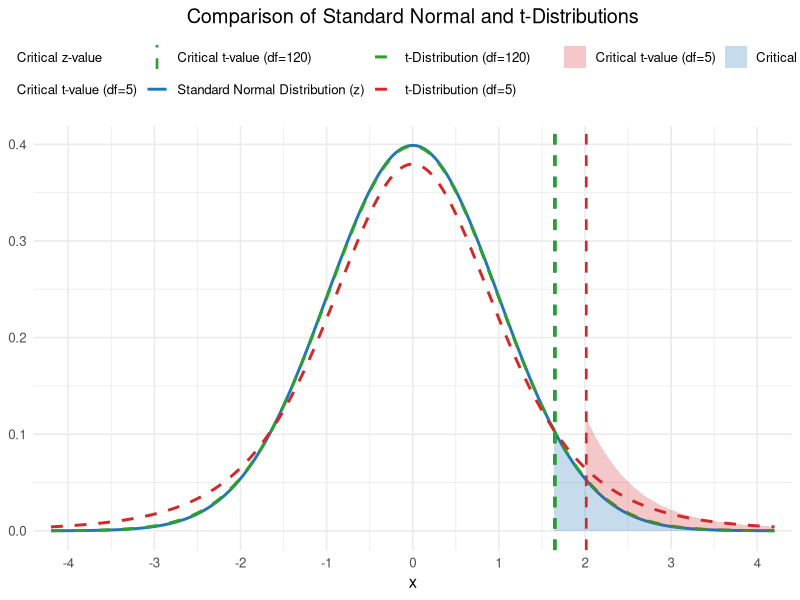
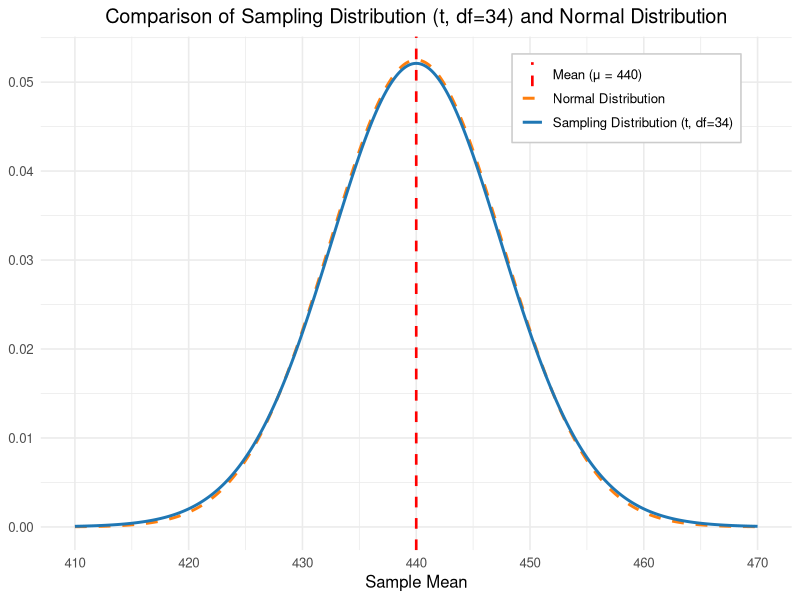
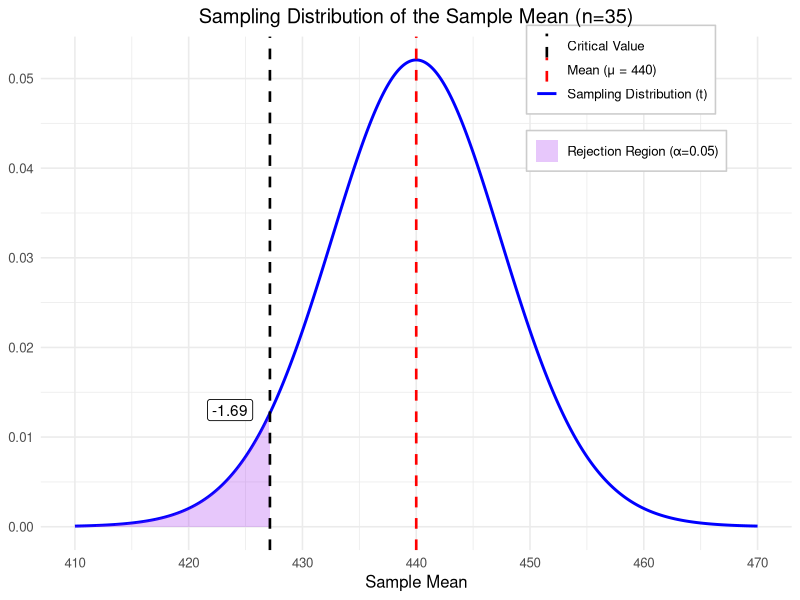

Write the R code that produced these figures, in order.
## ---- chunk 1
#| echo: false
#| message: false
#| warning: false
#| fig-cap: "Fig 8.1: Comparison of Standard Normal and t-Distributions"
#| fig-align: center
#| fig-width: 7
#| fig-height: 4.5

library(ggplot2)

alpha <- 0.05
df1 <- 5
df2 <- 120

# labels (so we can reuse them consistently)
lab_z  <- "Standard Normal Distribution (z)"
lab_t1 <- paste0("t-Distribution (df=", df1, ")")
lab_t2 <- paste0("t-Distribution (df=", df2, ")")

lab_cz  <- "Critical z-value"
lab_ct1 <- paste0("Critical t-value (df=", df1, ")")
lab_ct2 <- paste0("Critical t-value (df=", df2, ")")

x <- seq(-4.2, 4.2, by = 0.001)

# critical values (right tail)
z_crit  <- qnorm(1 - alpha)
t1_crit <- qt(1 - alpha, df = df1)
t2_crit <- qt(1 - alpha, df = df2)

# densities
dens <- rbind(
  data.frame(x = x, y = dnorm(x),            series = lab_z),
  data.frame(x = x, y = dt(x, df = df1),     series = lab_t1),
  data.frame(x = x, y = dt(x, df = df2),     series = lab_t2)
)

# shade right tails (like your picture: shade z and df=5)
shade <- rbind(
  data.frame(x = x[x >= z_crit],  y = dnorm(x[x >= z_crit]),        fill_series = lab_cz),
  data.frame(x = x[x >= t1_crit], y = dt(x[x >= t1_crit], df = df1), fill_series = lab_ct1)
)

# vertical lines for critical values
vlines <- data.frame(
  x = c(z_crit, t1_crit, t2_crit),
  line_series = factor(c(lab_cz, lab_ct1, lab_ct2),
                       levels = c(lab_cz, lab_ct1, lab_ct2))
)

# colors (close to the reference)
dist_cols  <- setNames(c("#1f77b4", "#d62728", "#2ca02c"), c(lab_z, lab_t1, lab_t2))
vline_cols <- setNames(c("#1f77b4", "#d62728", "#2ca02c"), c(lab_cz, lab_ct1, lab_ct2))
fill_cols  <- setNames(c("#1f77b4", "#d62728"), c(lab_cz, lab_ct1))

# One combined color scale so curves + vlines share the same legend "Color"
all_color_values <- c(dist_cols, vline_cols)

ggplot() +
  # curves
  geom_line(
    data = dens,
    aes(x = x, y = y, color = series, linetype = series),
    linewidth = 1
  ) +
  # shaded tails
  geom_area(
    data = shade,
    aes(x = x, y = y, fill = fill_series),
    alpha = 0.25
  ) +
  # critical value lines
  geom_vline(
    data = vlines,
    aes(xintercept = x, color = line_series, linetype = line_series),
    linewidth = 0.9
  ) +
  # axes/labels
  labs(
    title = "Comparison of Standard Normal and t-Distributions",
    x = "x",
    y = NULL,
    color = NULL,
    linetype = NULL,
    fill = NULL
  ) +
  coord_cartesian(xlim = c(-4, 4)) +
  scale_x_continuous(breaks = seq(-4, 4, by = 1)) +
  theme_minimal(base_size = 12) +
  theme(
    legend.position = "top",
    plot.title = element_text(hjust = 0.5)
  ) +
  # manual scales
  scale_color_manual(values = all_color_values) +
  scale_fill_manual(values = fill_cols) +
  scale_linetype_manual(values = c(
    # curves
    setNames(c("solid", "dashed", "dashed"), c(lab_z, lab_t1, lab_t2)),
    # vlines
    setNames(c("dashed", "dashed", "dashed"), c(lab_cz, lab_ct1, lab_ct2))
  ))
## ---- chunk 2
#| echo: false
#| message: false
#| warning: false
#| fig-align: center
#| fig-width: 7
#| fig-height: 4.5
#| fig-cap: "Fig 8.2: Comparison of Sampling Distribution (t, df=34) and Normal Distribution"

library(ggplot2)

mu <- 440
df <- 34
se <- 7.6

# label strings (so we can reuse them safely in scales)
lab_t <- paste0("Sampling Distribution (t, df=", df, ")")
lab_n <- "Normal Distribution"
lab_mean <- paste0("Mean (\u03BC = ", mu, ")")

x <- seq(410, 470, by = 0.05)

y_t <- dt((x - mu)/se, df = df) / se
y_n <- dnorm(x, mean = mu, sd = se)

df_plot <- rbind(
  data.frame(x = x, y = y_t, curve = lab_t),
  data.frame(x = x, y = y_n, curve = lab_n)
)

ggplot(df_plot, aes(x = x, y = y, color = curve, linetype = curve)) +
  geom_line(linewidth = 1) +

  # mean line
  geom_vline(aes(xintercept = mu, color = lab_mean, linetype = lab_mean),
             linewidth = 0.9) +

  labs(
    title = paste0("Comparison of Sampling Distribution (t, df=", df, ") and Normal Distribution"),
    x = "Sample Mean",
    y = NULL,
    color = NULL,
    linetype = NULL
  ) +

  # manual styling (NO paste0() on the left side; use setNames)
  scale_color_manual(values = setNames(
    c("#1f77b4", "#ff7f0e", "red"),
    c(lab_t, lab_n, lab_mean)
  )) +
  scale_linetype_manual(values = setNames(
    c("solid", "dashed", "dashed"),
    c(lab_t, lab_n, lab_mean)
  )) +

  theme_minimal(base_size = 12) +
  theme(
    legend.position = c(0.78, 0.88),
    legend.background = element_rect(fill = "white", color = "grey80"),
    plot.title = element_text(hjust = 0.5)
  ) +
  coord_cartesian(xlim = c(410, 470)) +
  scale_x_continuous(breaks = seq(410, 470, by = 10))
## ---- chunk 3
#| echo: false
#| message: false
#| warning: false
#| fig-align: center
#| fig-width: 7
#| fig-height: 4.2
#| fig-cap: "Sampling Distribution of the Sample Mean (n=35)"

library(ggplot2)

# ---- parameters (edit if your problem uses different values) ----
mu <- 440
n  <- 35
alpha <- 0.05
df <- n - 1

# Use your standard error if you know it; this matches earlier numbers:
s <- 44.994
se <- s / sqrt(n)

# left-tailed critical value for t
tcrit <- qt(alpha, df = df)          # e.g., about -1.69
xcrit <- mu + tcrit * se             # critical x value on "Sample Mean" scale

# x grid (match image range)
x <- seq(410, 470, by = 0.05)

# sampling distribution of xbar using t with scaling:
y <- dt((x - mu)/se, df = df) / se

dens <- data.frame(x = x, y = y)

shade <- subset(dens, x <= xcrit)

# label shown in the figure (t critical)
label_txt <- sprintf("%.2f", tcrit)

ggplot(dens, aes(x = x, y = y)) +
  # main curve
  geom_line(aes(color = "Sampling Distribution (t)"), linewidth = 1) +

  # rejection region (left tail)
  geom_area(data = shade,
            aes(fill = "Rejection Region (\u03B1=0.05)"),
            alpha = 0.25) +

  # mean line
  geom_vline(aes(xintercept = mu, color = "Mean (\u03BC = 440)"),
             linetype = "dashed", linewidth = 0.9) +

  # critical value line
  geom_vline(aes(xintercept = xcrit, color = "Critical Value"),
             linetype = "dashed", linewidth = 0.9) +

  # little callout label near the shaded region
  annotate("label",
           x = xcrit - 3.5,
           y = max(y) * 0.25,
           label = label_txt,
           label.size = 0.3) +

  labs(
    title = "Sampling Distribution of the Sample Mean (n=35)",
    x = "Sample Mean",
    y = NULL,
    color = NULL,
    fill = NULL
  ) +
  coord_cartesian(xlim = c(410, 470)) +
  scale_x_continuous(breaks = seq(410, 470, by = 10)) +
  theme_minimal(base_size = 12) +
  theme(
    plot.title = element_text(hjust = 0.5),
    legend.position = c(0.78, 0.88),
    legend.background = element_rect(fill = "white", color = "grey80")
  ) +
  # manual styling to match your picture
  scale_color_manual(values = c(
    "Sampling Distribution (t)" = "blue",
    "Mean (\u03BC = 440)" = "red",
    "Critical Value" = "black"
  )) +
  scale_fill_manual(values = c(
    "Rejection Region (\u03B1=0.05)" = "purple"
  ))
